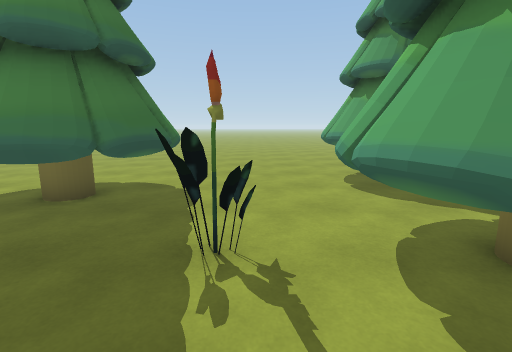
View 1 (above)

24 first-person views from a walk through a Unity game level. The camera is 1.5 m above the floor, tilts 10° down and sees 85° across. The floor is counted in squares, 1 m on a side. Each view is taken from the middle of a square. On the plan, view 1 faces up. The plan holds only what a view shows up to about 14 squares ahead; the rest is blank. The place goes on beyond the plan. The player is left out.

View 2
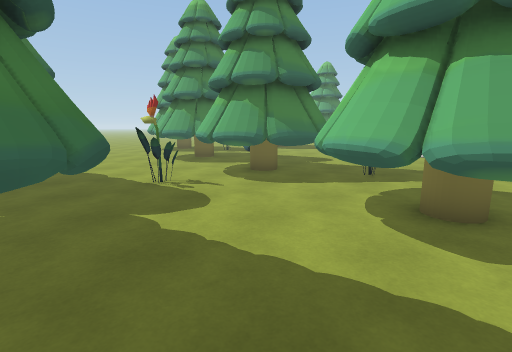

View 3
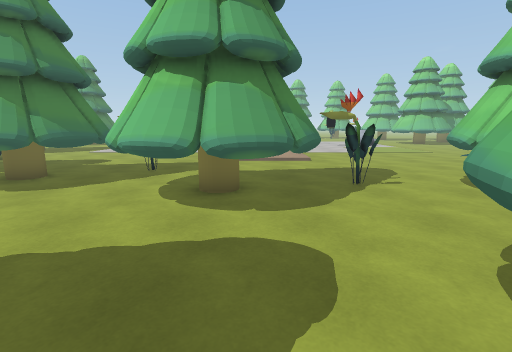

View 4
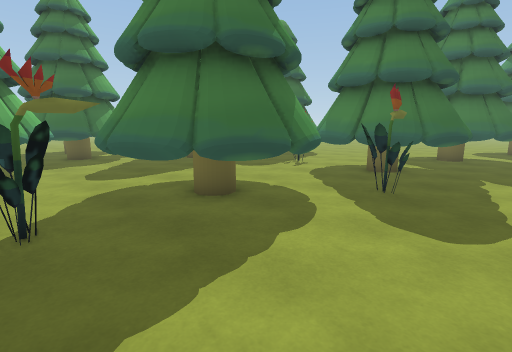

View 5
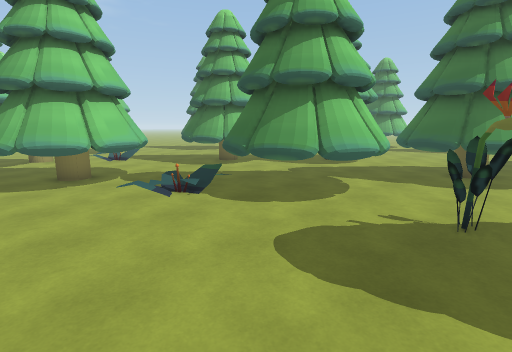

View 6
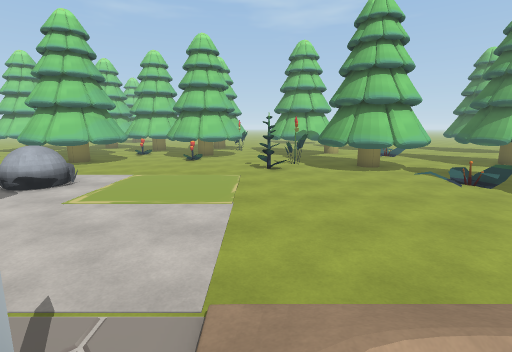

View 7
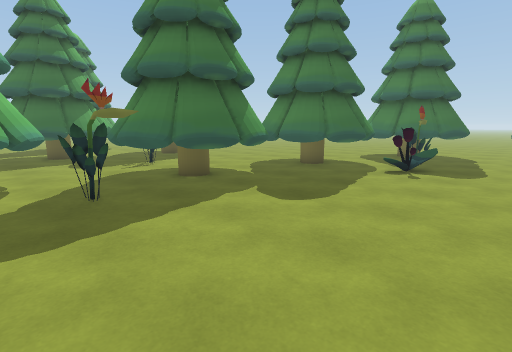

View 8
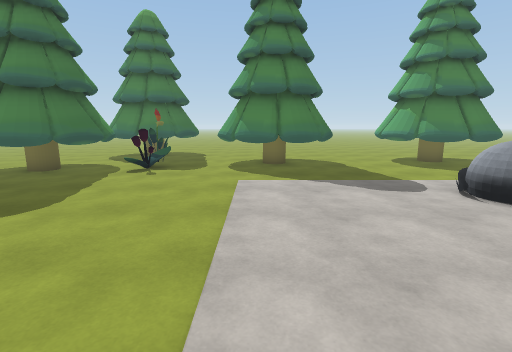

View 9
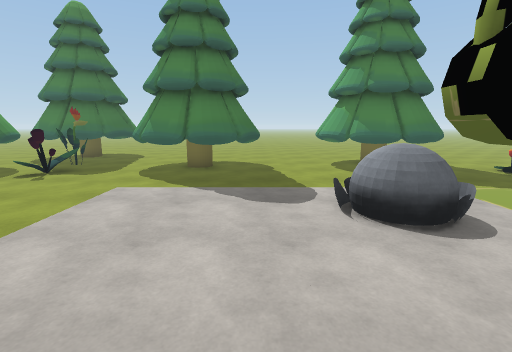

View 10
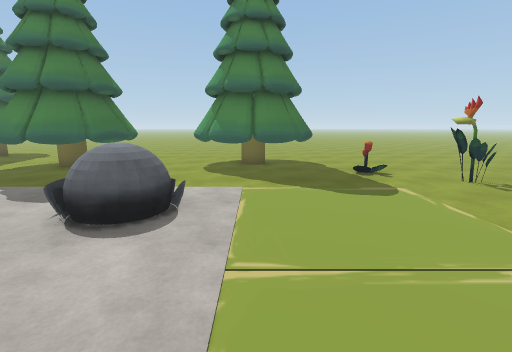

View 11
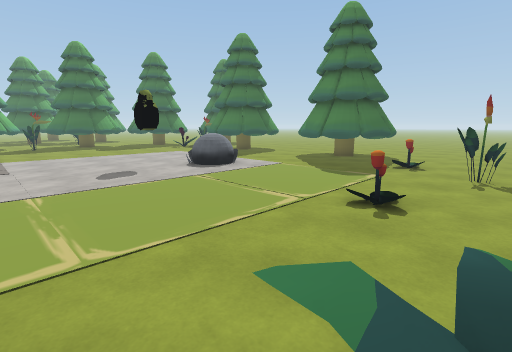

View 12
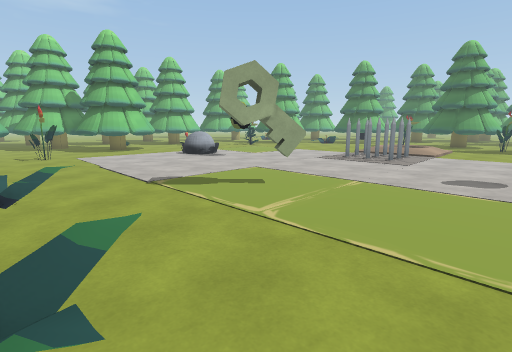

View 13
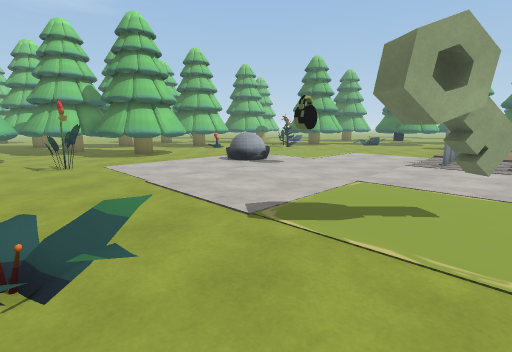

View 14
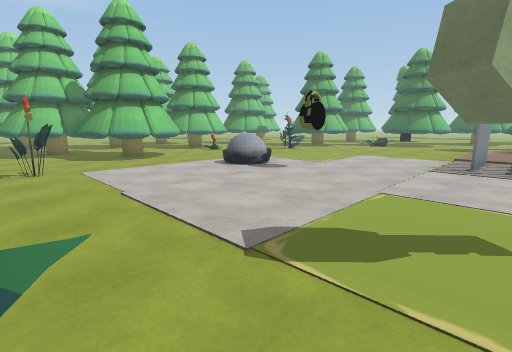

View 15
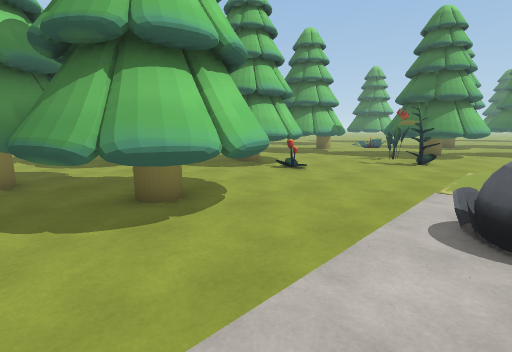

View 16
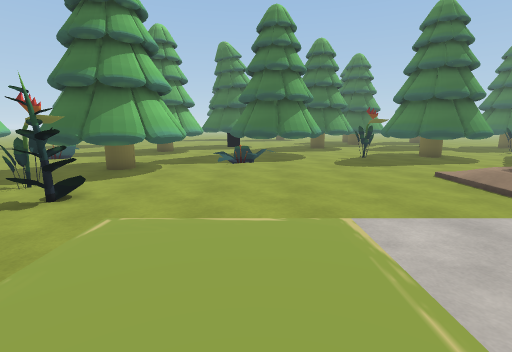

View 17
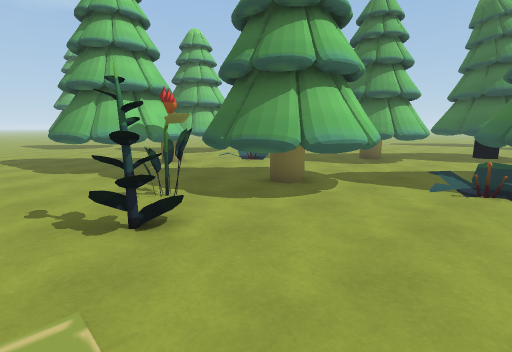

View 18
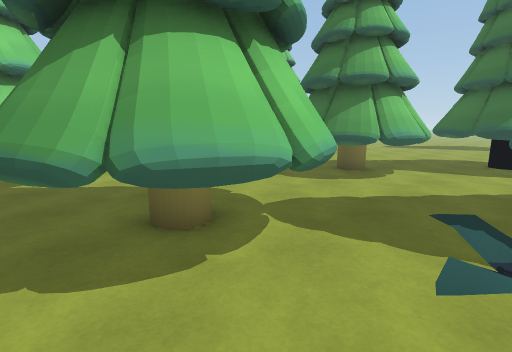

View 19
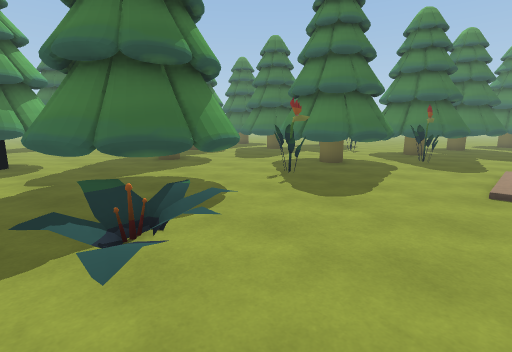

View 20
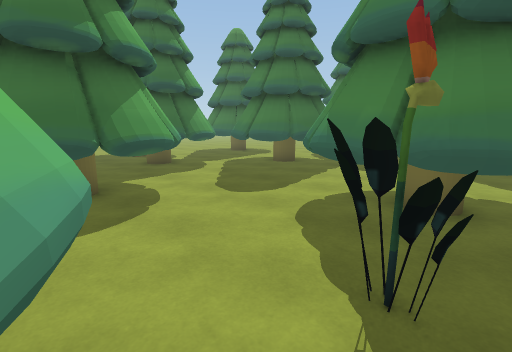

View 21
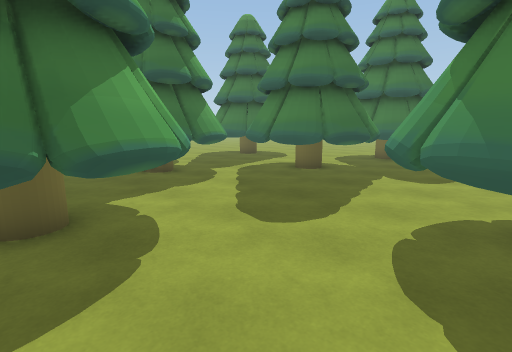

View 22
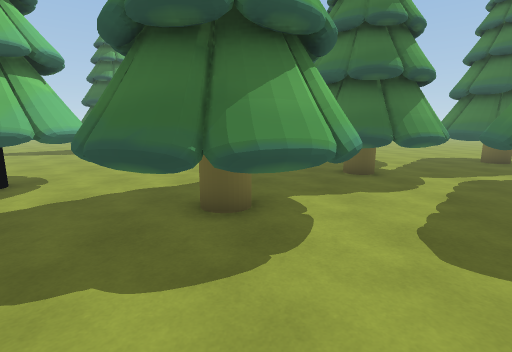

View 23
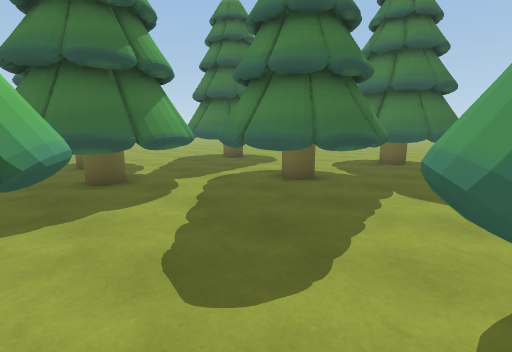

View 24
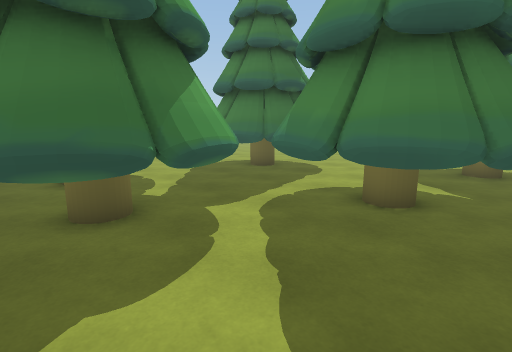

### Floor plan
Key: @ floor where view 1 was taken; # wall or solid block; . floor; / step, stairs or slope; T tree; F flower; S spikes; O other object.
Columns run from 13 left of view 1 to 27 right of it. Each row starts with its distance up from view 1.
 12        ... .......TTTT..    ... T   .....
 11        ............TF... TTTT..TTTTT.....
 10      . .........    ....TTTTT..TTTTT.....
  9      ..........TT TT....TTTTT..TTTTT.....
  8      ...   ....TTTTTF...TTTT.....T...F...
  7    ....   TT...TTTTT...................F.
  6    .... TTTT....TTTT.....................
  5      .. TTTT...    ......      O     ....
  4    TT...TTT...TTTTT......     OO     ....
  3   TTT..  T..F.TTTTTT.....     OO     .F..
  2  TTTT.  TTT...TTTTT......            .F..
  1 .TTT..T TTT....TTTT......     OO     ....
  0 ......TTTTT..@....F......            ....
 -1       TTTTT...TTT........   .    .   ...F
 -2      TTT.....TTTTT........           ...F
 -3      TTT.....TTTTT...     SS         ....
 -4  T   TTT....TTTTTT...   / SS         ....
 -5  TT TTTT T...TTTT....     SS         ...F
 -6         TTTT........./// ..          ..FF
 -7          TTT...F..........           ...F
 -8          TTT..............           ....
 -9      ..  TTT.###..........           ....
-10      ...  T.   ##.........    OO     ....
-11     ...T....   ##.........           ....
-12    ...TTTT..   ##FF.......   .OO     ....
-13    .. TTTT... ##FFF......     OOO   .....
-14   ...  TTTT...............           ....
-15  ....  TTT.TT....TTTT.................F.
-16 ......  TT TTT...TTTTT.F.........TT.....
-17 .... ....  TTTT. TTTTT..........TTTT...TT
-18 ...   ...   TTT.   TTTF........TTTTTT..TT

Where each view was taken, in squares from view 1:
view 1: 0 up, 0 right, facing up
view 2: 4 down, 4 left, facing up-right
view 3: 4 down, 5 left, facing right
view 4: 7 down, 7 right, facing up-left
view 5: 6 down, 8 right, facing down-left
view 6: 4 down, 11 right, facing down
view 7: 2 down, 11 right, facing up-left
view 8: 2 down, 12 right, facing up
view 9: 1 down, 15 right, facing up
view 10: 1 down, 20 right, facing up
view 11: 3 down, 27 right, facing up-left
view 12: 1 up, 27 right, facing down-left
view 13: 3 down, 27 right, facing down-left
view 14: 4 down, 26 right, facing down-left
view 15: 13 down, 23 right, facing down-left
view 16: 12 down, 16 right, facing left
view 17: 12 down, 12 right, facing down-left
view 18: 13 down, 8 right, facing down-left
view 19: 14 down, 8 right, facing up-left
view 20: 9 down, 3 right, facing up-left
view 21: 8 down, 1 right, facing up-left
view 22: 7 down, 1 right, facing left
view 23: 6 down, 0 right, facing up-left
view 24: 5 down, 3 left, facing up-left
